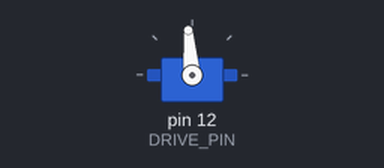
Bench run of a sketch on a simulated Arduino Uno, built with avr-gcc and run on an emulated ATmega328P. Parts: servo. What the sketch prints to the serial monitor is not drawn.

Above: at 1.05 s.
Timing chart, 0 to 14.6 s (numbered marks = the images above):
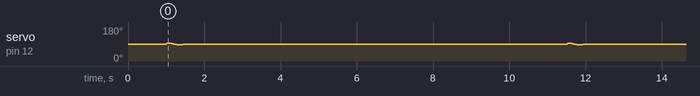

The sketch:

velocity_test.ino
```cpp
// Test motor that controls the velocity of the car
// Objective: Increase and decrease the velocity

#include "Servo.h"

#define VELOCITY_SMOOTHENING 10
#define STATIONARY 90
#define MIN_VELOCITY 85
#define MAX_VELOCITY 95

#define DRIVE_PIN 12

Servo esc; // Velocity control

int currentVelocity = STATIONARY;

void setup() {
  esc.attach(DRIVE_PIN);


  //****************** Vehicle Initialization ********************//
  //***************** Do not change below part *****************//
  esc.write(STATIONARY);
  delay(1000);
  //***************** Do not change above part *****************//


  Serial.begin(9600);
}

void loop() {
  drive(MAX_VELOCITY);
  drive(MIN_VELOCITY);
  drive(STATIONARY);
  delay(10000);
}

void drive(int targetVelocity) {
  if (targetVelocity < currentVelocity) {
    decreaseVelocity(targetVelocity);
  } else {
    increaseVelocity(targetVelocity);
  }
}

void increaseVelocity(int targetVelocity) {
  if (targetVelocity <= currentVelocity) return;

  while (++currentVelocity <= targetVelocity && currentVelocity <= MAX_VELOCITY) {
    esc.write(currentVelocity);

    Serial.print(currentVelocity);
    Serial.println(": increasing velocity");
    delay(VELOCITY_SMOOTHENING);
  }
}

void decreaseVelocity(int targetVelocity) {
  if (targetVelocity >= currentVelocity) return;

  while (--currentVelocity >= targetVelocity && currentVelocity >= MIN_VELOCITY) {
    esc.write(currentVelocity);

    Serial.print(currentVelocity);
    Serial.println(": decreasing velocity");
    delay(VELOCITY_SMOOTHENING);
  }
}
```
